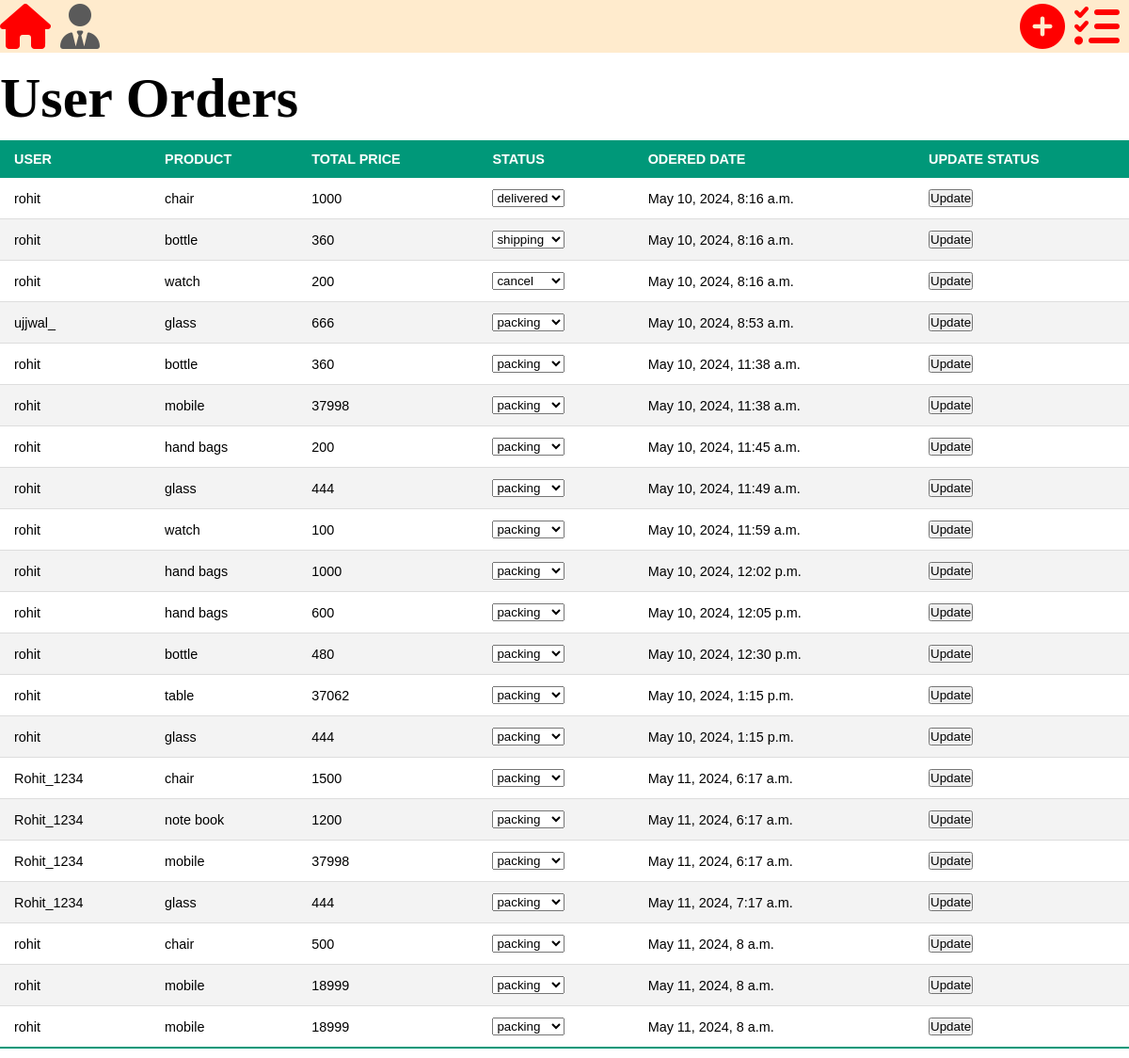
Before: /admin_panal/orders/ (signed in) with the older database file.
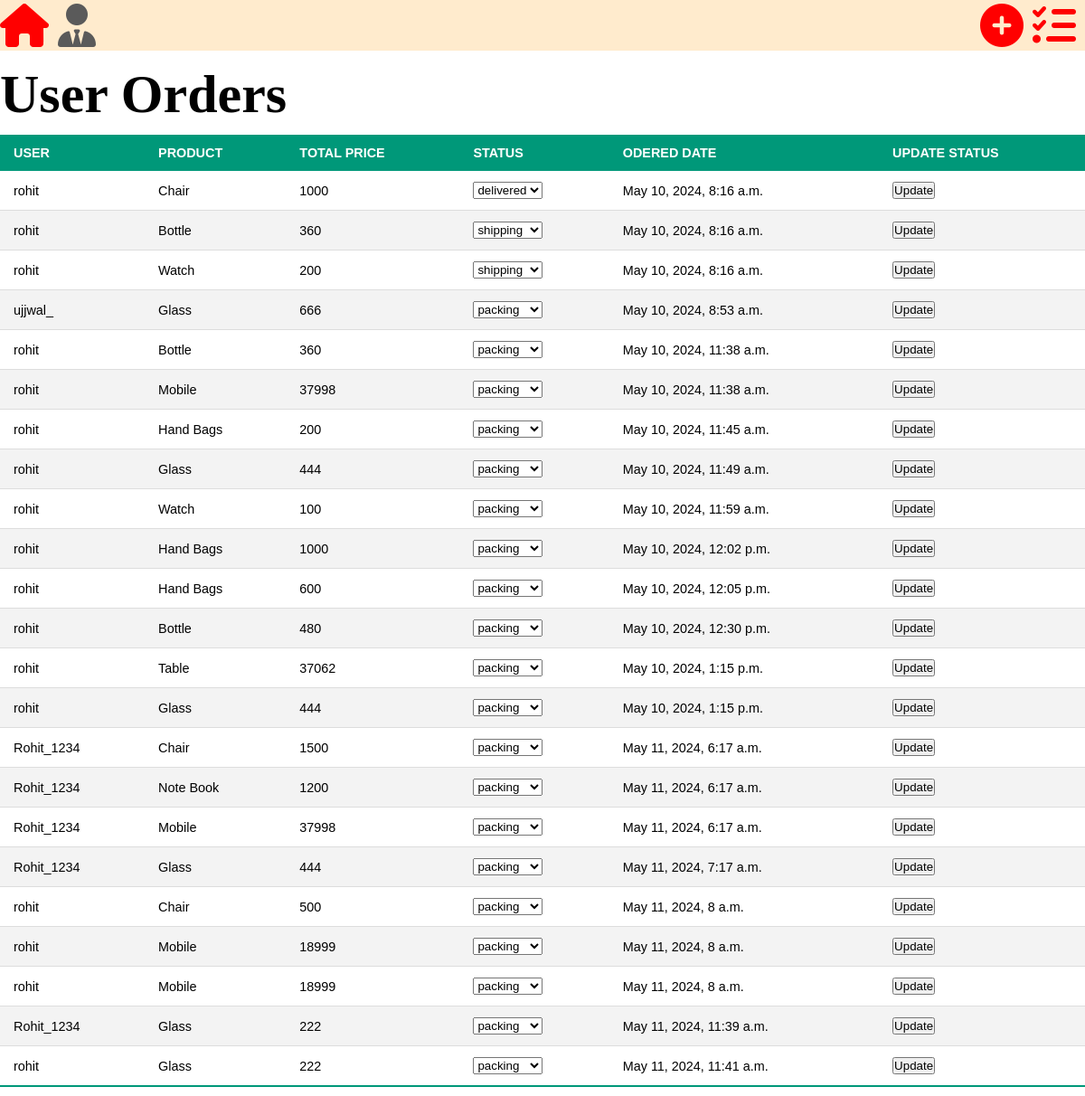
After: the same page with the newer database file.
### e_commerce_site/models.py (models this page shows)
class ordered(models.Model):
    user = models.ForeignKey(User, on_delete=models.CASCADE)
    product=models.ForeignKey(product_management,on_delete=models.CASCADE)
    total_price=models.IntegerField()
    choice=[
        ('cancel','cancel'),
        ('packing','packing'),
        ('shipping','shipping'),
        ('delivered','delivered')
    ]
    status=models.CharField(max_length=30,choices=choice)
    ordered = models.DateTimeField(auto_now_add=True)

class product_management(models.Model):
    name=models.CharField(max_length=50,null=False)
    description=models.CharField(max_length=500,null=False)
    price=models.IntegerField(null=False)
    quantity=models.IntegerField(null=False)
    image=models.ImageField(upload_to='image/',null=False)
    def __str__(self):
        return self.name

### e_commerce_site/views.py (the view, shortened to what this page needs)
# urls.py: path('admin_panal/orders/',admin_order.as_view(),name='admin_orders'),
class admin_order(View):
    def get(self,request):
        try:
            if not request.user.is_superuser or not request.user.is_staff:
                return redirect('login')
            obj = ordered.objects.all()
            return render(request,'admin_orders.html',{'data':obj})
        except Exception as e:
            return HttpResponse(e)

### templates/admin_orders.html (shortened to what this page needs)
<!DOCTYPE html>
<html lang="en">
<head>
<link rel="stylesheet" href="/static/css/admin_orders.css">
</head>
<body>
<header style="height:7vh;align-item:text-align:center;display:flex;align-items: center;">
        <div style="display:flex;">
           <a href="/home/"><i style="font-size: 6vh;color:red;" class="fa-solid fa-house" ></i></a>
            <a href="/admin_panal/"><i style="font-size: 6vh;color:rgb(90, 90, 90);padding-left:10px;" class="fa-solid fa-user-tie"></i></a>
        </div>
        <div class="right_header">
            <div style="text-align: right;width:100%;"><a href="/create/"><i style="font-size: 6vh;color:red;margin-right:10px;" class="fa-solid fa-circle-plus"></i></a><a href="/admin_panal/orders/"><i style="font-size: 6vh;color:red;margin-right:10px;" class="fa-solid fa-list-check"></i></a></div>
        </div>
</header>
<h1>User Orders</h1>
<table class="styled-table">
    <thead>
        <tr>
            <th>USER </th>
            <th>PRODUCT</th>
            <th>TOTAL PRICE</th>
            <th>STATUS</th>
            <th>ODERED DATE</th>
            <th>UPDATE STATUS</th>
        </tr>
    </thead>
    <tbody>
    {% for i in data %}
    <form method="post">
        <tr>
            <td>{{ i.user }}</td>
            <td>{{ i.product }}</td>
            <td>{{ i.total_price }}</td>
            <td>
            {% if  i.status  == 'cancel' %}
                <select  name="status">
            <option value="cancel">cancel</option>
                </select>
                {% elif i.status  == 'packing' %}
                <select  name="status">
              <option value="packing">packing</option>
        </select>
                {% elif i.status  == 'shipping' %}
                <select  name="status">
                     <option value="shipping">shipping</option>
        </select>
                {% else %}
                <select  name="status">
                    <option value="delivered">delivered</option>
        </select>
            {% endif %}
            </td>
            <td>{{ i.ordered }}</td>
            <td><a><button type="submit">Update</button></a></td>
        </tr>
        </form>
       {% endfor %}
    </tbody>
</table>
</body>
</html>

### e_commerce_site/static/css/admin_orders.css (style rules this page uses)
* { padding:0; margin:0; }
.styled-table { width: 100%; border-collapse: collapse; margin: 10px 0; font-size: 0.9em; font-family: sans-serif; }
.styled-table thead tr { background-color: #009879; color: #ffffff; text-align: left; }
.styled-table th, .styled-table td { padding: 12px 15px; }
.styled-table tbody tr { border-bottom: 1px solid #dddddd; }
.styled-table tbody tr:nth-of-type(even) { background-color: #f3f3f3; }
.styled-table tbody tr:last-of-type { border-bottom: 2px solid #009879; }
header { background-color:#FFEBCD; display: flex; position: fixed; top: 0; z-index: 999; height: 10vh; width:100%; }
.right_header { text-align: right; width:100%; margin:0px; display:flex; }
h1 { margin-top:70px; font-size:60px; text-decoration:none; }

Changed rows visible on the page:
changed through a linked row, ordered (number 1 of 23 on the later page): product "chair" → "Chair"
changed through a linked row, ordered (number 2 of 23 on the later page): product "bottle" → "Bottle"
changed ordered (number 3 of 23 on the later page): product "watch" → "Watch"; status "cancel" → "shipping"
changed through a linked row, ordered "May 10, 2024, 8:53 a.m.": product "glass" → "Glass"
changed through a linked row, ordered (number 5 of 23 on the later page): product "bottle" → "Bottle"
changed through a linked row, ordered (number 6 of 23 on the later page): product "mobile" → "Mobile"
changed through a linked row, ordered "May 10, 2024, 11:45 a.m.": product "hand bags" → "Hand Bags"
changed through a linked row, ordered "May 10, 2024, 11:49 a.m.": product "glass" → "Glass"
changed through a linked row, ordered "May 10, 2024, 11:59 a.m.": product "watch" → "Watch"
changed through a linked row, ordered "May 10, 2024, 12:02 p.m.": product "hand bags" → "Hand Bags"
changed through a linked row, ordered "May 10, 2024, 12:05 p.m.": product "hand bags" → "Hand Bags"
changed through a linked row, ordered "May 10, 2024, 12:30 p.m.": product "bottle" → "Bottle"
changed through a linked row, ordered: product "table" → "Table"
changed through a linked row, ordered (number 14 of 23 on the later page): product "glass" → "Glass"
changed through a linked row, ordered (number 15 of 23 on the later page): product "chair" → "Chair"
changed through a linked row, ordered: product "note book" → "Note Book"
changed through a linked row, ordered (number 17 of 23 on the later page): product "mobile" → "Mobile"
changed through a linked row, ordered "May 11, 2024, 7:17 a.m.": product "glass" → "Glass"
changed through a linked row, ordered (number 19 of 23 on the later page): product "chair" → "Chair"
changed through a linked row, ordered (number 20 of 23 on the later page): product "mobile" → "Mobile"
changed through a linked row, ordered (number 21 of 23 on the later page): product "mobile" → "Mobile"
added ordered: user "Rohit_1234", product "Glass", total_price "222", ordered "May 11, 2024, 11:39 a.m."
added ordered: user "rohit", product "Glass", total_price "222", ordered "May 11, 2024, 11:41 a.m."
